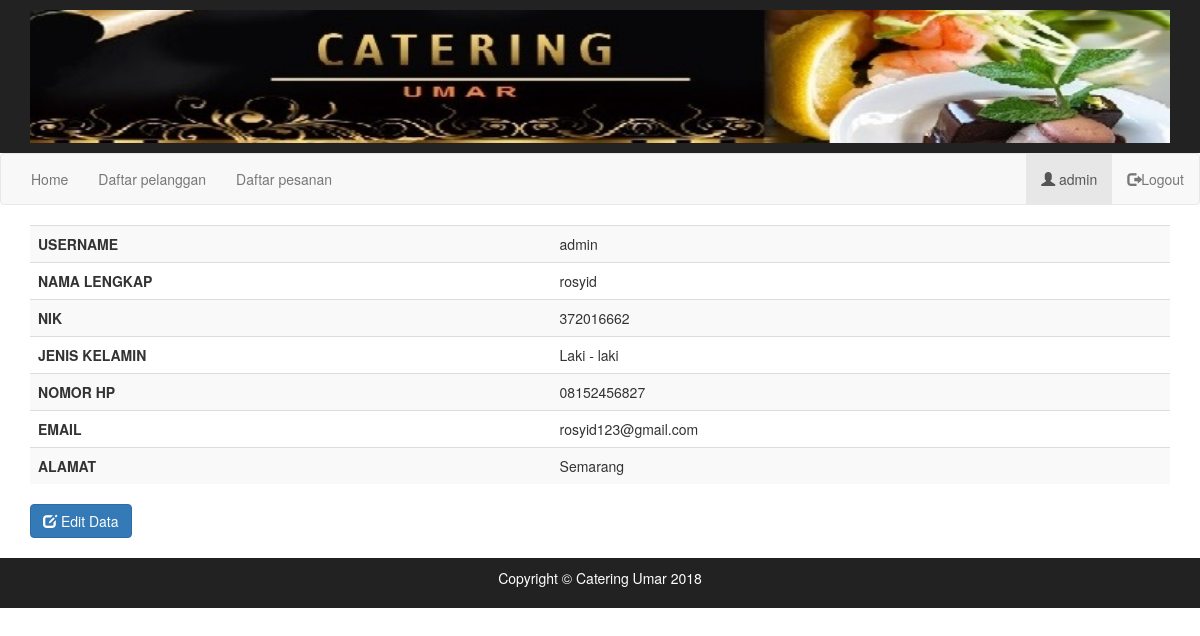
/admin/profil.php (signed in), run on the app's committed database.
### tables this page shows
CREATE TABLE `pelanggan` (
  `username` varchar(50) NOT NULL,
  `password` varchar(50) NOT NULL,
  `nama_lengkap` varchar(50) NOT NULL,
  `NIK` int(20) NOT NULL,
  `jk` varchar(15) NOT NULL,
  `no_hp` varchar(20) NOT NULL,
  `email` varchar(50) NOT NULL,
  `alamat` text NOT NULL,
  `level` varchar(5) NOT NULL
);

### admin/profil.php (the view, shortened to what this page needs)
<!DOCTYPE html>
<html>
<head>
  <link rel="stylesheet" type="text/css" href="../assets/css/style.css">
  <link rel="stylesheet" type="text/css" href="../assets/css/bootstrap.min.css">
  <link rel="stylesheet" type="text/css" href="../assets/css/bootstrap.css">
</head>
<body>
<header id="header">
<div class="container">
  <div class="row">
    <div class="col-md-12">
      <img src="../img/beranda/header-ti.png" width="100%" >
    </div>
  </div>
</div>
</header>
<nav class="navbar navbar-default">
    <div class="container-fluid">
      <ul class="nav navbar-nav">
        <li><a href="index.php">Home</a></li>
       <li><a href="daftar pelanggan">Daftar pelanggan</a></li>
        <li><a href="daftar pesanan.php">Daftar pesanan</a></li>
      </ul>
      <ul class="nav navbar-nav navbar-right">
        <li data-toggle="modal" data-target="#mydaftar" class="active"><a href="profil.php" title="Ingin melihat deskripsi ? Silahkan klik !"><span class="glyphicon glyphicon-user"></span>
          <?php session_start();$user=$_SESSION['admin'];echo $user;?>
        </a></li>
        <li data-toggle="modal" data-target="#mydaftar"><a href="../Logout.php"><span class="glyphicon glyphicon-log-out"></span>Logout</a></li>
      </ul>
    </div>
  </nav>
<content id="content">
  <div class="container">
    <?php
    include("../koneksi.php");
    $user=$_SESSION['admin'];
      $sql = mysqli_query($koneksi, "SELECT * FROM pelanggan WHERE username='$user'");
      if(mysqli_num_rows($sql) == 0){
        header("Location: index.php");
      }else{
        $row = mysqli_fetch_assoc($sql);
      }
      ?>
  <table class="table table-striped">
        <tr>
          <th>USERNAME</th>
          <td><?php echo $row['username']; ?></td>
        </tr>
        <tr>
          <th>NAMA LENGKAP</th>
          <td><?php echo $row['nama_lengkap']; ?></td>
        </tr>
        <tr>
          <th>NIK</th>
          <td><?php echo $row['NIK']; ?></td>
        </tr>
         <tr>
          <th>JENIS KELAMIN</th>
          <td><?php echo $row['jk']; ?></td>
        </tr>
        <tr>
          <th>NOMOR HP</th>
          <td><?php echo $row['no_hp']; ?></td>
        </tr>
        <tr>
          <th>EMAIL</th>
          <td><?php echo $row['email']; ?></td>
        </tr>
        <tr>
          <th>ALAMAT</th>
          <td><?php echo $row['alamat']; ?></td>
        </tr>
      </table>
      <a href="edit_profil.php?username=<?php echo $row['username']; ?>" class="btn btn-primary"><span class="glyphicon glyphicon-edit" aria-hidden="true"></span> Edit Data</a>
</div>
</content>
<footer id="footer">
  <div class="container">
    <div class="row">
      <div class="col-md-12">
        <p align="center">Copyright &copy; Catering Umar 2018</p>
      </div>
    </div>
  </div>
</footer>
</body>
</html>

### assets/css/style.css (style rules this page uses)
#header { padding: 10px 0; background: #222; color: #fff; }
#footer { background: #222; padding: 10px; margin-top: 20px; color: #fff; }

### data on the page
pelanggan: username "admin", nama_lengkap "rosyid", NIK "372016662", jk "Laki - laki", no_hp "08152456827", email "rosyid123@gmail.com", alamat "Semarang"

### other printed values
$user "admin"
